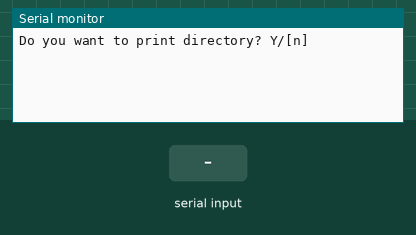
Recording of a sketch running on a simulated ESP32. On the bench: the last lines printed to the serial monitor. The inputs (shaded band) are chosen by the test bench. Storage starts empty.

Above: at 5.8 s.
5.9 s: "y" received over Serial
At 6.8 s:
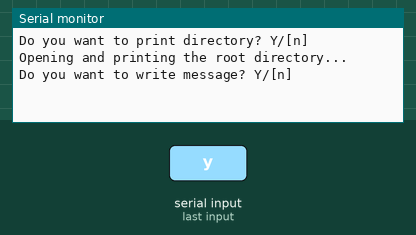
7.4 s: "Y" received over Serial
At 7.9 s:
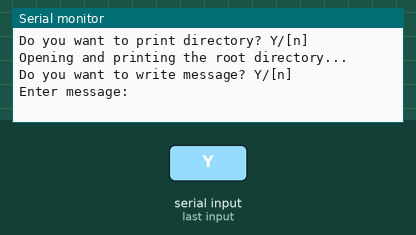
8.9 s: "n" received over Serial
At 10.2 s:
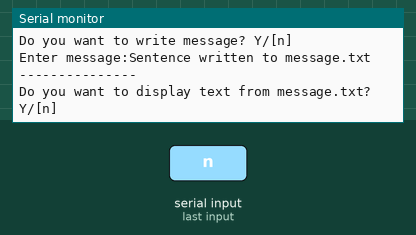
11.4 s: "N" received over Serial
At 12.1 s:
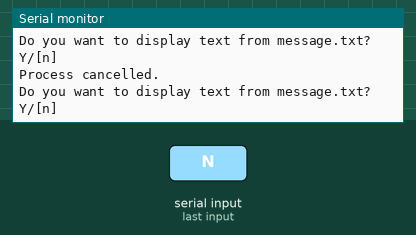
12.9 s: "1" received over Serial
At 13.3 s:
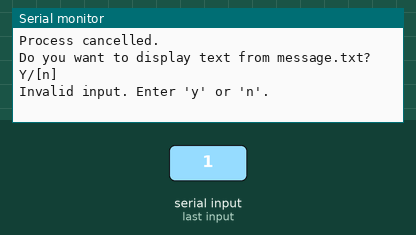
14.4 s: "y" received over Serial
At 15.7 s:
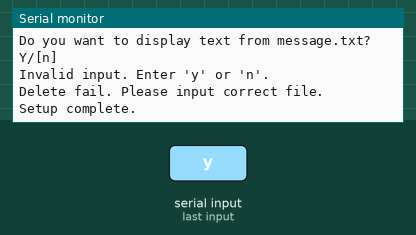

The sketch:

FSUpload.ino
```cpp
// Released to the public domain
//
// This sketch will read an uploaded file and increment a counter file
// each time the sketch is booted.

// Be sure to install the Pico LittleFS Data Upload extension for the
// Arduino IDE from:
//    https://github.com/earlephilhower/arduino-pico-littlefs-plugin/
// The latest release is available from:
//    https://github.com/earlephilhower/arduino-pico-littlefs-plugin/releases

// Before running:
// 1) Select Tools->Flash Size->(some size with a FS/filesystem)
// 2) Use the Tools->Pico Sketch Data Upload tool to transfer the contents of
//    the sketch data directory to the Pico

#include <LittleFS.h>

bool waitResponse() {
  // Returns bool based on input y/n regardless of case
  bool confirmation = false;
  while (confirmation == false) {
    if (Serial.available()) {
      char choice = Serial.read();
      switch (choice) {
        case 'y':
        case 'Y':
          confirmation = true;
          return true;
          break;
        case 'n':
        case 'N':
          confirmation = true;
          return false;
          break;
        default:
          Serial.println("Invalid input. Enter 'y' or 'n'.");
      }
    }
  }
  return false;
}

void getSerialString(char* buffer, size_t bufferSize) {
  bool confirmation = false;

  while (!confirmation) {
    if (Serial.available()) {
      String inputString = Serial.readString();
      inputString.trim();  // Remove leading/trailing spaces

      if (inputString.length() > 0) {  // Ensure there's actual input
        inputString.toCharArray(buffer, bufferSize);  // Convert String to char[]
        confirmation = true;
      } else {
        continue;
      }
    }
  }
}


void viewDirectory() {
  Serial.println("Opening and printing the root directory...");
  Dir dir = LittleFS.openDir("");
  // or Dir dir = LittleFS.openDir("/data");
  while (dir.next()) {
      Serial.print(dir.fileName());
      if(dir.fileSize()) {
          File f = dir.openFile("r");
          Serial.println(f.size());
      }
  }
}

void setup() {
  Serial.begin(115200);
  delay(5000);

  // Initialize LittleFS
  if (!LittleFS.begin()) {
    Serial.println("LittleFS mount failed!");
    return;
  }

  Serial.println("\nDo you want to print directory? Y/[n]");
  if (waitResponse()){
    viewDirectory();
  }
  else{
    Serial.println("Process cancelled.");
  }

  char buff[256];
  Serial.println("\nDo you want to write message? Y/[n]");
  if (waitResponse()){
    Serial.print("Enter message:");
    getSerialString(buff, sizeof(buff));
    // Now write the message into message.txt
    File f = LittleFS.open("/message.txt", "w");  // Create or overwrite file2.txt
    if (f) {
      f.write((uint8_t *)buff, strlen(buff)); // Write the sentence to the file
      f.close();  // Close the file
      Serial.println("Sentence written to message.txt");
    } else {
      Serial.println("Failed to open message.txt for writing.");
    }
  }else{
    Serial.println("Process cancelled.");
  }

  Serial.println("---------------");

  Serial.println("\nDo you want to display text from message.txt? Y/[n]");
  if (waitResponse()){
    // Optionally, read and display the contents of file2.txt
    File i = LittleFS.open("message.txt", "r");
    if (i) {
      while (i.available()) {
        Serial.write(i.read());  // Read and write the content to Serial
      }
      Serial.println();
      Serial.println("---------------");
      i.close();
    } else {
      Serial.println("Failed to open message.txt.");
    }
  }else{
    Serial.println("Process cancelled.");
  }

  Serial.println("\nDo you want to display text from message.txt? Y/[n]");
  if (waitResponse()){
    // error to handle wrong file name or if file does not exist
    int err = LittleFS.remove("testwrite.bin");
    if (err != 0) {
      Serial.println("File removed successfully.");
    } else {
      Serial.println("Delete fail. Please input correct file.");
    }
  }
  else{
    Serial.println("Process cancelled.");
  }

  Serial.println("Setup complete.");
}

void loop() {
}
```

Measured:
- after the input at 5.9 s, the serial monitor: prints a new line at once (image 1)
- after the input at 7.4 s, the serial monitor: prints a new line at once (image 2)
- after the input at 8.9 s, the serial monitor: prints a new line after 1.0 s (image 3)
- after the input at 11.4 s, the serial monitor: prints a new line at once (image 4)
- after the input at 12.9 s, the serial monitor: prints a new line at once (image 5)
- after the input at 14.4 s, the serial monitor: prints a new line at once (image 6)
